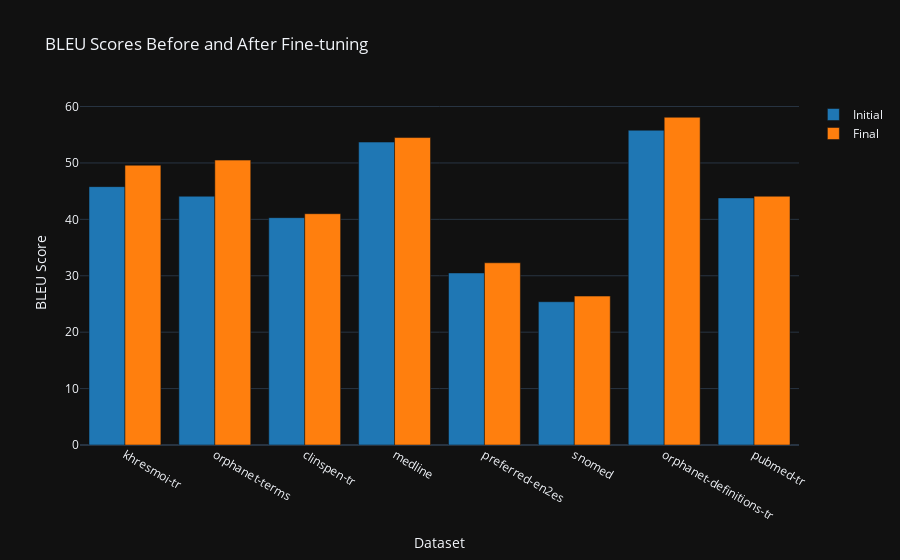

The notebook cell this image was saved under:
### Markdown cell above
#### Experiment A

### Code cell
vocabulary_datasets = ["khresmoi-tr", "orphanet-terms", "clinspen-tr", "medline", "preferred-en2es", "snomed", "orphanet-definitions-tr", "pubmed-tr"]
vocabulary_initial = [45.8, 44.1, 40.3, 53.7, 30.5, 25.4, 55.8, 43.8]
vocabulary_final = [49.6, 50.5, 41.0, 54.5, 32.3, 26.4, 58.1, 44.1]
plot_curriculum_results(vocabulary_datasets, vocabulary_initial, vocabulary_final)

### Figure 1 — Plotly figure (JSON) as saved in the notebook; plotly's stock layout.template omitted (floating-point values rounded to 4 significant figures)
{"data": [{"marker": {"color": "rgb(31, 119, 180)"}, "name": "Initial", "x": ["khresmoi-tr", "orphanet-terms", "clinspen-tr", "medline", "preferred-en2es", "snomed", "orphanet-definitions-tr", "pubmed-tr"], "y": [45.8, 44.1, 40.3, 53.7, 30.5, 25.4, 55.8, 43.8], "type": "bar"}, {"marker": {"color": "rgb(255, 127, 14)"}, "name": "Final", "x": ["khresmoi-tr", "orphanet-terms", "clinspen-tr", "medline", "preferred-en2es", "snomed", "orphanet-definitions-tr", "pubmed-tr"], "y": [49.6, 50.5, 41.0, 54.5, 32.3, 26.4, 58.1, 44.1], "type": "bar"}], "layout": {"barmode": "group", "title": {"text": "BLEU Scores Before and After Fine-tuning"}, "xaxis": {"title": {"text": "Dataset"}}, "yaxis": {"title": {"text": "BLEU Score"}}}}
